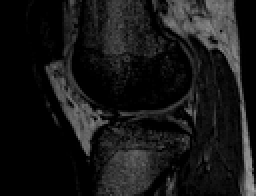
%> input picture Lab3/img3_a.bmp, 128 x 98 px, shrunk from 232 x 178 before the run (shown 2 times larger)
$ octave Lab3_3.m   (GNU Octave 9; MATLAB toolbox functions it lacks are replaced by stand-ins)
%> lines starting %> are read from the running program, lines starting %| are printed output that depends on the picture
img = imread('img3_a.bmp');
%> img is the input picture: size 98x128x3 uint8; min 0, max 169, mean 23.3
img = rgb2gray(img);
%> img: size 98x128 uint8
[x, y] = size(img);
%> x = 98; y = 128
frequency = 1 : 256;
count = 0;
for i = 1 : 256
    for j = 1 : x
        for k = 1 : y
            if img(j, k) == i-1
                    count = count + 1;
            end
        end
    end
    frequency(i) = count;
    count = 0;
end
%> after the loop, frequency = 256 values, max 4566 at index 1, min 0 at index 151, mean 49

n = 0 : 255;
figure, stem(n, frequency);
grid on;
ylabel('Number of pixels with such intensity levels -->');
xlabel('Intensity Levels  -->');
title('HISTOGRAM OF THE IMAGE');

%-----------------------------------------------------------------

img = imread('img3_b.bmp');
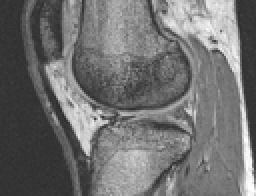
%> input picture Lab3/img3_b.bmp, 128 x 98 px, shrunk from 232 x 178 before the run (shown 2 times larger)
%> img is the input picture: size 98x128x3 uint8; min 42, max 255, mean 112.6
img = rgb2gray(img);
%> img: size 98x128 uint8
[x, y] = size(img);
frequency = 1 : 256;
count = 0;
for i = 1 : 256
    for j = 1 : x
        for k = 1 : y
            if img(j, k) == i-1
                    count = count + 1;
            end
        end
    end
    frequency(i) = count;
    count = 0;
end
%> after the loop, frequency = 256 values, max 537 at index 53, min 0 at index 1, mean 49

n = 0 : 255;
figure, stem(n, frequency);
grid on;
ylabel('Number of pixels with such intensity levels -->');
xlabel('Intensity Levels  -->');
title('HISTOGRAM OF THE IMAGE');

%-----------------------------------------------------------------

img = imread('img3_c.bmp');
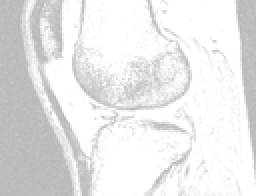
%> input picture Lab3/img3_c.bmp, 128 x 98 px, shrunk from 232 x 178 before the run (shown 2 times larger)
%> img is the input picture: size 98x128x3 uint8; min 182, max 255, mean 231.3
img = rgb2gray(img);
%> img: size 98x128 uint8
[x, y] = size(img);
frequency = 1 : 256;
count = 0;
%> (the run ends here)
